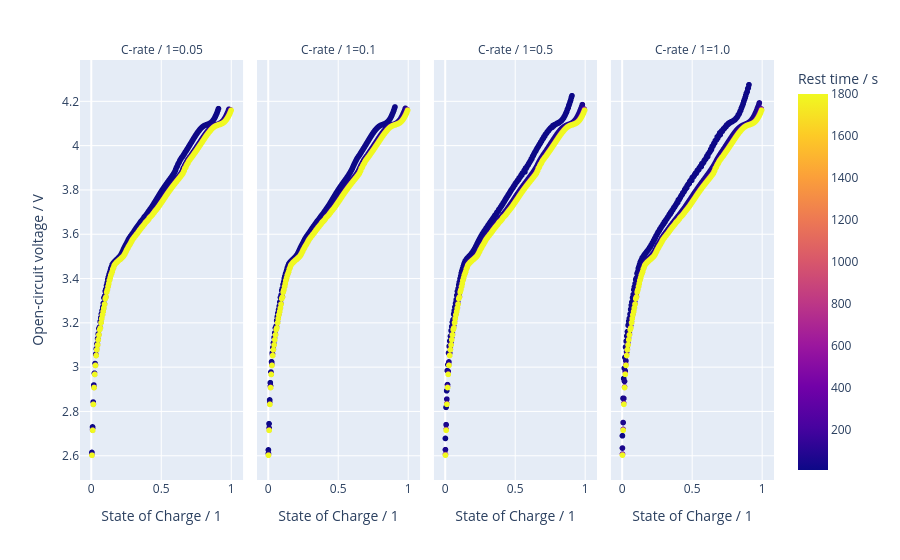
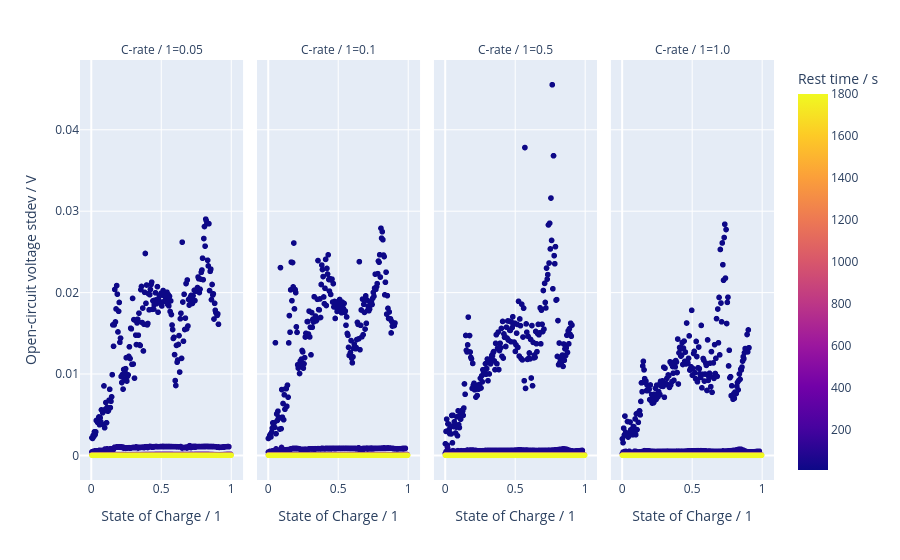
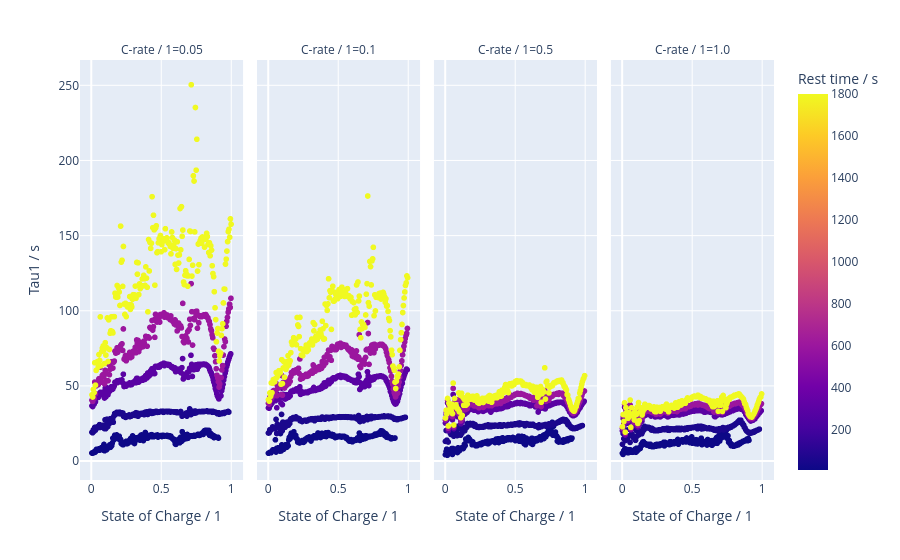
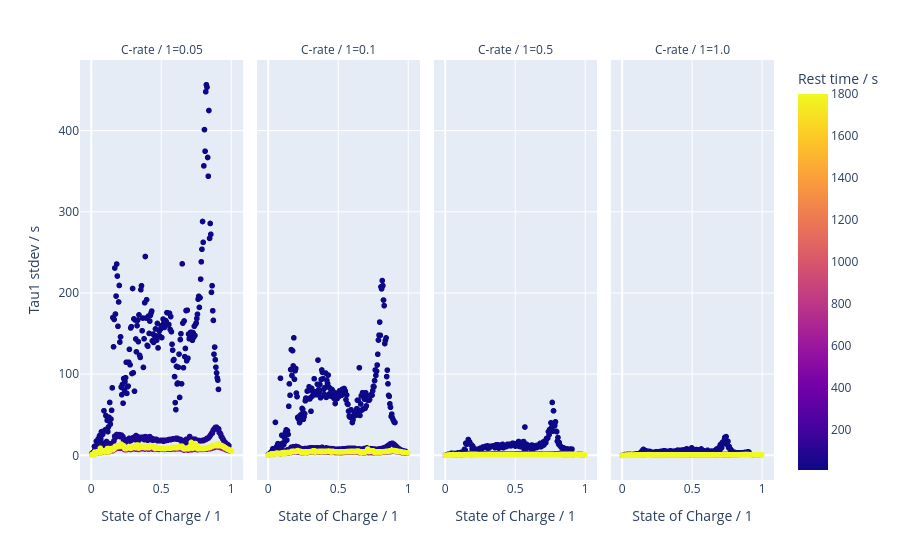

Here is the notebook cell these charts were saved with, in order:
### Code cell
fig = px.scatter(
    parameters,
    x="State of Charge / 1",
    y="Open-circuit voltage / V",
    facet_col="C-rate / 1",
    color="Rest time / s",
)
fig.show()

fig = px.scatter(
    parameters,
    x="State of Charge / 1",
    y="Open-circuit voltage stdev / V",
    facet_col="C-rate / 1",
    color="Rest time / s",
)
fig.show()

fig = px.scatter(
    parameters,
    x="State of Charge / 1",
    y="Tau1 / s",
    facet_col="C-rate / 1",
    color="Rest time / s",
)
fig.show()

fig = px.scatter(
    parameters,
    x="State of Charge / 1",
    y="Tau1 stdev / s",
    facet_col="C-rate / 1",
    color="Rest time / s",
)
fig.show()
fig = px.scatter(
    parameters,
    x="Rest time / s",
    y="Open-circuit voltage / V",
    facet_col="C-rate / 1",
    color="State of Charge / 1",
)
fig.show()
fig = px.scatter(
    parameters,
    x="Rest time / s",
    y="Tau1 / s",
    facet_col="C-rate / 1",
    color="State of Charge / 1",
)
fig.show()

### Figure 1 — Plotly figure (JSON) as saved in the notebook; plotly's stock layout.template omitted (floating-point values rounded to 4 significant figures; data arrays with more than 128 entries replaced by an {"elided": "..."} marker saying what was removed)
{"data": [{"hovertemplate": "C-rate / 1=0.05<br>State of Charge / 1=%{x}<br>Open-circuit voltage / V=%{y}<br>Rest time / s=%{marker.color}<extra></extra>", "legendgroup": "", "marker": {"color": {"elided": "1000 int values"}, "coloraxis": "coloraxis", "symbol": "circle"}, "mode": "markers", "name": "", "showlegend": false, "type": "scattergl", "x": {"elided": "1000 float values"}, "xaxis": "x", "y": {"elided": "1000 float values"}, "yaxis": "y"}, {"hovertemplate": "C-rate / 1=0.1<br>State of Charge / 1=%{x}<br>Open-circuit voltage / V=%{y}<br>Rest time / s=%{marker.color}<extra></extra>", "legendgroup": "", "marker": {"color": {"elided": "1000 int values"}, "coloraxis": "coloraxis", "symbol": "circle"}, "mode": "markers", "name": "", "showlegend": false, "type": "scattergl", "x": {"elided": "1000 float values"}, "xaxis": "x2", "y": {"elided": "1000 float values"}, "yaxis": "y2"}, {"hovertemplate": "C-rate / 1=0.5<br>State of Charge / 1=%{x}<br>Open-circuit voltage / V=%{y}<br>Rest time / s=%{marker.color}<extra></extra>", "legendgroup": "", "marker": {"color": {"elided": "1000 int values"}, "coloraxis": "coloraxis", "symbol": "circle"}, "mode": "markers", "name": "", "showlegend": false, "type": "scattergl", "x": {"elided": "1000 float values"}, "xaxis": "x3", "y": {"elided": "1000 float values"}, "yaxis": "y3"}, {"hovertemplate": "C-rate / 1=1.0<br>State of Charge / 1=%{x}<br>Open-circuit voltage / V=%{y}<br>Rest time / s=%{marker.color}<extra></extra>", "legendgroup": "", "marker": {"color": {"elided": "1000 int values"}, "coloraxis": "coloraxis", "symbol": "circle"}, "mode": "markers", "name": "", "showlegend": false, "type": "scattergl", "x": {"elided": "1000 float values"}, "xaxis": "x4", "y": {"elided": "1000 float values"}, "yaxis": "y4"}], "layout": {"annotations": [{"font": {}, "showarrow": false, "text": "C-rate / 1=0.05", "x": 0.1175, "xanchor": "center", "xref": "paper", "y": 1, "yanchor": "bottom", "yref": "paper"}, {"font": {}, "showarrow": false, "text": "C-rate / 1=0.1", "x": 0.3725, "xanchor": "center", "xref": "paper", "y": 1, "yanchor": "bottom", "yref": "paper"}, {"font": {}, "showarrow": false, "text": "C-rate / 1=0.5", "x": 0.6275, "xanchor": "center", "xref": "paper", "y": 1, "yanchor": "bottom", "yref": "paper"}, {"font": {}, "showarrow": false, "text": "C-rate / 1=1.0", "x": 0.8825, "xanchor": "center", "xref": "paper", "y": 1, "yanchor": "bottom", "yref": "paper"}], "coloraxis": {"colorbar": {"title": {"text": "Rest time / s"}}, "colorscale": [[0, "#0d0887"], [0.1111, "#46039f"], [0.2222, "#7201a8"], [0.3333, "#9c179e"], [0.4444, "#bd3786"], [0.5556, "#d8576b"], [0.6667, "#ed7953"], [0.7778, "#fb9f3a"], [0.8889, "#fdca26"], [1, "#f0f921"]]}, "legend": {"tracegroupgap": 0}, "margin": {"t": 60}, "xaxis": {"anchor": "y", "domain": [0, 0.235], "title": {"text": "State of Charge / 1"}}, "xaxis2": {"anchor": "y2", "domain": [0.255, 0.49], "matches": "x", "title": {"text": "State of Charge / 1"}}, "xaxis3": {"anchor": "y3", "domain": [0.51, 0.745], "matches": "x", "title": {"text": "State of Charge / 1"}}, "xaxis4": {"anchor": "y4", "domain": [0.765, 1.0], "matches": "x", "title": {"text": "State of Charge / 1"}}, "yaxis": {"anchor": "x", "domain": [0, 1], "title": {"text": "Open-circuit voltage / V"}}, "yaxis2": {"anchor": "x2", "domain": [0, 1], "matches": "y", "showticklabels": false}, "yaxis3": {"anchor": "x3", "domain": [0, 1], "matches": "y", "showticklabels": false}, "yaxis4": {"anchor": "x4", "domain": [0, 1], "matches": "y", "showticklabels": false}}}

### Figure 2 — Plotly figure (JSON) as saved in the notebook; plotly's stock layout.template omitted (floating-point values rounded to 4 significant figures; data arrays with more than 128 entries replaced by an {"elided": "..."} marker saying what was removed)
{"data": [{"hovertemplate": "C-rate / 1=0.05<br>State of Charge / 1=%{x}<br>Open-circuit voltage stdev / V=%{y}<br>Rest time / s=%{marker.color}<extra></extra>", "legendgroup": "", "marker": {"color": {"elided": "1000 int values"}, "coloraxis": "coloraxis", "symbol": "circle"}, "mode": "markers", "name": "", "showlegend": false, "type": "scattergl", "x": {"elided": "1000 float values"}, "xaxis": "x", "y": {"elided": "1000 float values"}, "yaxis": "y"}, {"hovertemplate": "C-rate / 1=0.1<br>State of Charge / 1=%{x}<br>Open-circuit voltage stdev / V=%{y}<br>Rest time / s=%{marker.color}<extra></extra>", "legendgroup": "", "marker": {"color": {"elided": "1000 int values"}, "coloraxis": "coloraxis", "symbol": "circle"}, "mode": "markers", "name": "", "showlegend": false, "type": "scattergl", "x": {"elided": "1000 float values"}, "xaxis": "x2", "y": {"elided": "1000 float values"}, "yaxis": "y2"}, {"hovertemplate": "C-rate / 1=0.5<br>State of Charge / 1=%{x}<br>Open-circuit voltage stdev / V=%{y}<br>Rest time / s=%{marker.color}<extra></extra>", "legendgroup": "", "marker": {"color": {"elided": "1000 int values"}, "coloraxis": "coloraxis", "symbol": "circle"}, "mode": "markers", "name": "", "showlegend": false, "type": "scattergl", "x": {"elided": "1000 float values"}, "xaxis": "x3", "y": {"elided": "1000 float values"}, "yaxis": "y3"}, {"hovertemplate": "C-rate / 1=1.0<br>State of Charge / 1=%{x}<br>Open-circuit voltage stdev / V=%{y}<br>Rest time / s=%{marker.color}<extra></extra>", "legendgroup": "", "marker": {"color": {"elided": "1000 int values"}, "coloraxis": "coloraxis", "symbol": "circle"}, "mode": "markers", "name": "", "showlegend": false, "type": "scattergl", "x": {"elided": "1000 float values"}, "xaxis": "x4", "y": {"elided": "1000 float values"}, "yaxis": "y4"}], "layout": {"annotations": [{"font": {}, "showarrow": false, "text": "C-rate / 1=0.05", "x": 0.1175, "xanchor": "center", "xref": "paper", "y": 1, "yanchor": "bottom", "yref": "paper"}, {"font": {}, "showarrow": false, "text": "C-rate / 1=0.1", "x": 0.3725, "xanchor": "center", "xref": "paper", "y": 1, "yanchor": "bottom", "yref": "paper"}, {"font": {}, "showarrow": false, "text": "C-rate / 1=0.5", "x": 0.6275, "xanchor": "center", "xref": "paper", "y": 1, "yanchor": "bottom", "yref": "paper"}, {"font": {}, "showarrow": false, "text": "C-rate / 1=1.0", "x": 0.8825, "xanchor": "center", "xref": "paper", "y": 1, "yanchor": "bottom", "yref": "paper"}], "coloraxis": {"colorbar": {"title": {"text": "Rest time / s"}}, "colorscale": [[0, "#0d0887"], [0.1111, "#46039f"], [0.2222, "#7201a8"], [0.3333, "#9c179e"], [0.4444, "#bd3786"], [0.5556, "#d8576b"], [0.6667, "#ed7953"], [0.7778, "#fb9f3a"], [0.8889, "#fdca26"], [1, "#f0f921"]]}, "legend": {"tracegroupgap": 0}, "margin": {"t": 60}, "xaxis": {"anchor": "y", "domain": [0, 0.235], "title": {"text": "State of Charge / 1"}}, "xaxis2": {"anchor": "y2", "domain": [0.255, 0.49], "matches": "x", "title": {"text": "State of Charge / 1"}}, "xaxis3": {"anchor": "y3", "domain": [0.51, 0.745], "matches": "x", "title": {"text": "State of Charge / 1"}}, "xaxis4": {"anchor": "y4", "domain": [0.765, 1.0], "matches": "x", "title": {"text": "State of Charge / 1"}}, "yaxis": {"anchor": "x", "domain": [0, 1], "title": {"text": "Open-circuit voltage stdev / V"}}, "yaxis2": {"anchor": "x2", "domain": [0, 1], "matches": "y", "showticklabels": false}, "yaxis3": {"anchor": "x3", "domain": [0, 1], "matches": "y", "showticklabels": false}, "yaxis4": {"anchor": "x4", "domain": [0, 1], "matches": "y", "showticklabels": false}}}

### Figure 3 — Plotly figure (JSON) as saved in the notebook; plotly's stock layout.template omitted (floating-point values rounded to 4 significant figures; data arrays with more than 128 entries replaced by an {"elided": "..."} marker saying what was removed)
{"data": [{"hovertemplate": "C-rate / 1=0.05<br>State of Charge / 1=%{x}<br>Tau1 / s=%{y}<br>Rest time / s=%{marker.color}<extra></extra>", "legendgroup": "", "marker": {"color": {"elided": "1000 int values"}, "coloraxis": "coloraxis", "symbol": "circle"}, "mode": "markers", "name": "", "showlegend": false, "type": "scattergl", "x": {"elided": "1000 float values"}, "xaxis": "x", "y": {"elided": "1000 float values"}, "yaxis": "y"}, {"hovertemplate": "C-rate / 1=0.1<br>State of Charge / 1=%{x}<br>Tau1 / s=%{y}<br>Rest time / s=%{marker.color}<extra></extra>", "legendgroup": "", "marker": {"color": {"elided": "1000 int values"}, "coloraxis": "coloraxis", "symbol": "circle"}, "mode": "markers", "name": "", "showlegend": false, "type": "scattergl", "x": {"elided": "1000 float values"}, "xaxis": "x2", "y": {"elided": "1000 float values"}, "yaxis": "y2"}, {"hovertemplate": "C-rate / 1=0.5<br>State of Charge / 1=%{x}<br>Tau1 / s=%{y}<br>Rest time / s=%{marker.color}<extra></extra>", "legendgroup": "", "marker": {"color": {"elided": "1000 int values"}, "coloraxis": "coloraxis", "symbol": "circle"}, "mode": "markers", "name": "", "showlegend": false, "type": "scattergl", "x": {"elided": "1000 float values"}, "xaxis": "x3", "y": {"elided": "1000 float values"}, "yaxis": "y3"}, {"hovertemplate": "C-rate / 1=1.0<br>State of Charge / 1=%{x}<br>Tau1 / s=%{y}<br>Rest time / s=%{marker.color}<extra></extra>", "legendgroup": "", "marker": {"color": {"elided": "1000 int values"}, "coloraxis": "coloraxis", "symbol": "circle"}, "mode": "markers", "name": "", "showlegend": false, "type": "scattergl", "x": {"elided": "1000 float values"}, "xaxis": "x4", "y": {"elided": "1000 float values"}, "yaxis": "y4"}], "layout": {"annotations": [{"font": {}, "showarrow": false, "text": "C-rate / 1=0.05", "x": 0.1175, "xanchor": "center", "xref": "paper", "y": 1, "yanchor": "bottom", "yref": "paper"}, {"font": {}, "showarrow": false, "text": "C-rate / 1=0.1", "x": 0.3725, "xanchor": "center", "xref": "paper", "y": 1, "yanchor": "bottom", "yref": "paper"}, {"font": {}, "showarrow": false, "text": "C-rate / 1=0.5", "x": 0.6275, "xanchor": "center", "xref": "paper", "y": 1, "yanchor": "bottom", "yref": "paper"}, {"font": {}, "showarrow": false, "text": "C-rate / 1=1.0", "x": 0.8825, "xanchor": "center", "xref": "paper", "y": 1, "yanchor": "bottom", "yref": "paper"}], "coloraxis": {"colorbar": {"title": {"text": "Rest time / s"}}, "colorscale": [[0, "#0d0887"], [0.1111, "#46039f"], [0.2222, "#7201a8"], [0.3333, "#9c179e"], [0.4444, "#bd3786"], [0.5556, "#d8576b"], [0.6667, "#ed7953"], [0.7778, "#fb9f3a"], [0.8889, "#fdca26"], [1, "#f0f921"]]}, "legend": {"tracegroupgap": 0}, "margin": {"t": 60}, "xaxis": {"anchor": "y", "domain": [0, 0.235], "title": {"text": "State of Charge / 1"}}, "xaxis2": {"anchor": "y2", "domain": [0.255, 0.49], "matches": "x", "title": {"text": "State of Charge / 1"}}, "xaxis3": {"anchor": "y3", "domain": [0.51, 0.745], "matches": "x", "title": {"text": "State of Charge / 1"}}, "xaxis4": {"anchor": "y4", "domain": [0.765, 1.0], "matches": "x", "title": {"text": "State of Charge / 1"}}, "yaxis": {"anchor": "x", "domain": [0, 1], "title": {"text": "Tau1 / s"}}, "yaxis2": {"anchor": "x2", "domain": [0, 1], "matches": "y", "showticklabels": false}, "yaxis3": {"anchor": "x3", "domain": [0, 1], "matches": "y", "showticklabels": false}, "yaxis4": {"anchor": "x4", "domain": [0, 1], "matches": "y", "showticklabels": false}}}

### Figure 4 — Plotly figure (JSON) as saved in the notebook; plotly's stock layout.template omitted (floating-point values rounded to 4 significant figures; data arrays with more than 128 entries replaced by an {"elided": "..."} marker saying what was removed)
{"data": [{"hovertemplate": "C-rate / 1=0.05<br>State of Charge / 1=%{x}<br>Tau1 stdev / s=%{y}<br>Rest time / s=%{marker.color}<extra></extra>", "legendgroup": "", "marker": {"color": {"elided": "1000 int values"}, "coloraxis": "coloraxis", "symbol": "circle"}, "mode": "markers", "name": "", "showlegend": false, "type": "scattergl", "x": {"elided": "1000 float values"}, "xaxis": "x", "y": {"elided": "1000 float values"}, "yaxis": "y"}, {"hovertemplate": "C-rate / 1=0.1<br>State of Charge / 1=%{x}<br>Tau1 stdev / s=%{y}<br>Rest time / s=%{marker.color}<extra></extra>", "legendgroup": "", "marker": {"color": {"elided": "1000 int values"}, "coloraxis": "coloraxis", "symbol": "circle"}, "mode": "markers", "name": "", "showlegend": false, "type": "scattergl", "x": {"elided": "1000 float values"}, "xaxis": "x2", "y": {"elided": "1000 float values"}, "yaxis": "y2"}, {"hovertemplate": "C-rate / 1=0.5<br>State of Charge / 1=%{x}<br>Tau1 stdev / s=%{y}<br>Rest time / s=%{marker.color}<extra></extra>", "legendgroup": "", "marker": {"color": {"elided": "1000 int values"}, "coloraxis": "coloraxis", "symbol": "circle"}, "mode": "markers", "name": "", "showlegend": false, "type": "scattergl", "x": {"elided": "1000 float values"}, "xaxis": "x3", "y": {"elided": "1000 float values"}, "yaxis": "y3"}, {"hovertemplate": "C-rate / 1=1.0<br>State of Charge / 1=%{x}<br>Tau1 stdev / s=%{y}<br>Rest time / s=%{marker.color}<extra></extra>", "legendgroup": "", "marker": {"color": {"elided": "1000 int values"}, "coloraxis": "coloraxis", "symbol": "circle"}, "mode": "markers", "name": "", "showlegend": false, "type": "scattergl", "x": {"elided": "1000 float values"}, "xaxis": "x4", "y": {"elided": "1000 float values"}, "yaxis": "y4"}], "layout": {"annotations": [{"font": {}, "showarrow": false, "text": "C-rate / 1=0.05", "x": 0.1175, "xanchor": "center", "xref": "paper", "y": 1, "yanchor": "bottom", "yref": "paper"}, {"font": {}, "showarrow": false, "text": "C-rate / 1=0.1", "x": 0.3725, "xanchor": "center", "xref": "paper", "y": 1, "yanchor": "bottom", "yref": "paper"}, {"font": {}, "showarrow": false, "text": "C-rate / 1=0.5", "x": 0.6275, "xanchor": "center", "xref": "paper", "y": 1, "yanchor": "bottom", "yref": "paper"}, {"font": {}, "showarrow": false, "text": "C-rate / 1=1.0", "x": 0.8825, "xanchor": "center", "xref": "paper", "y": 1, "yanchor": "bottom", "yref": "paper"}], "coloraxis": {"colorbar": {"title": {"text": "Rest time / s"}}, "colorscale": [[0, "#0d0887"], [0.1111, "#46039f"], [0.2222, "#7201a8"], [0.3333, "#9c179e"], [0.4444, "#bd3786"], [0.5556, "#d8576b"], [0.6667, "#ed7953"], [0.7778, "#fb9f3a"], [0.8889, "#fdca26"], [1, "#f0f921"]]}, "legend": {"tracegroupgap": 0}, "margin": {"t": 60}, "xaxis": {"anchor": "y", "domain": [0, 0.235], "title": {"text": "State of Charge / 1"}}, "xaxis2": {"anchor": "y2", "domain": [0.255, 0.49], "matches": "x", "title": {"text": "State of Charge / 1"}}, "xaxis3": {"anchor": "y3", "domain": [0.51, 0.745], "matches": "x", "title": {"text": "State of Charge / 1"}}, "xaxis4": {"anchor": "y4", "domain": [0.765, 1.0], "matches": "x", "title": {"text": "State of Charge / 1"}}, "yaxis": {"anchor": "x", "domain": [0, 1], "title": {"text": "Tau1 stdev / s"}}, "yaxis2": {"anchor": "x2", "domain": [0, 1], "matches": "y", "showticklabels": false}, "yaxis3": {"anchor": "x3", "domain": [0, 1], "matches": "y", "showticklabels": false}, "yaxis4": {"anchor": "x4", "domain": [0, 1], "matches": "y", "showticklabels": false}}}
